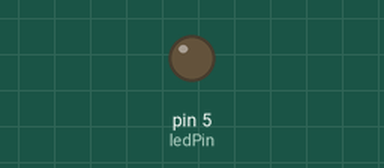
Simulated run of this sketch. Board: Arduino Uno, built with avr-gcc and run on an emulated ATmega328P. Parts: output pins drawn as LEDs (lit = HIGH).

Above: at 3.2 s.
At 17.9 s:
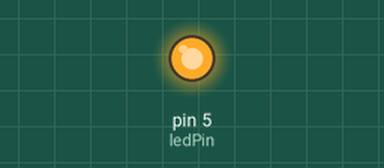
Timing chart, 0 to 18.2 s (numbered marks = the images above):
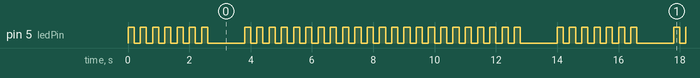

Measured:
- by itself, pin 5 (ledPin): repeats every 14.0 s: HIGH 0.20 s, LOW 1.2 s, 22 × (HIGH 0.20 s, LOW 0.20 s), HIGH 0.20 s, LOW 1.2 s, 6 × (HIGH 0.20 s, LOW 0.20 s)
- by itself, everything shown: repeats every 14.0 s, in 60 steps

The sketch:

overdue.ino
```cpp
int ledPin = 5; // select the pin for the LED

void setup() {
  // declare the ledPin as an OUTPUT:
  pinMode(ledPin, OUTPUT);
}

void loop() {
  for (int i = 0; i < 7; i++) {
    digitalWrite(ledPin, HIGH);
    delay(200);
    digitalWrite(ledPin, LOW);
    delay(200);
  }
  delay(1000);
  for (int i = 0; i < 23; i++) {
    digitalWrite(ledPin, HIGH);
    delay(200);
    digitalWrite(ledPin, LOW);
    delay(200);
  }
  delay(1000);
}
```
